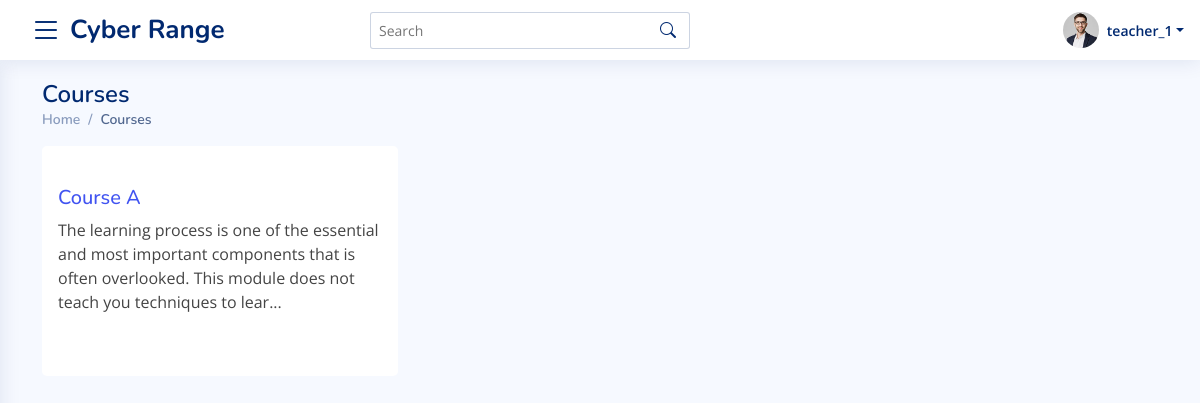
The app's page /instructor/courses (signed in), older data.
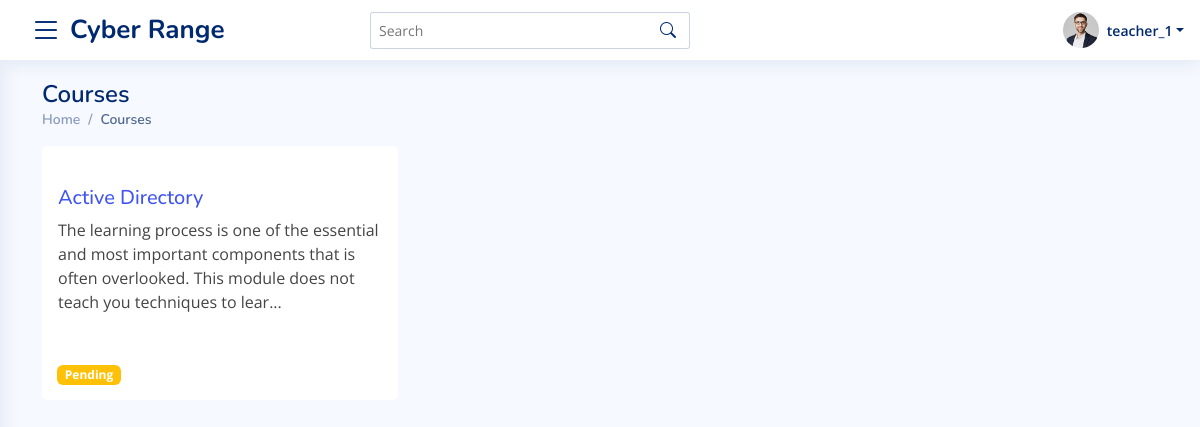
The same page, newer data.
### accounts/models.py (models this page shows, shortened)
class User(AbstractBaseUser):
    username = models.CharField(
        verbose_name="Username",
        max_length=255,
        default="",
        blank=True,
        unique=False,
    )
    email = models.EmailField(
        verbose_name='email address',
        max_length=255,
        unique=True,
    )
    is_active = models.BooleanField(default=True, help_text="User is verified and have access to the website. Admin can also block a user by un-check this field")
    is_staff = models.BooleanField(default=False , editable=False) # a admin user; non super-user
    is_superuser = models.BooleanField(default=False, help_text="Superuser of the whole website.") # a superuser
    is_student = models.BooleanField(default=False)
    is_instructor = models.BooleanField(default=False)
    is_admin = models.BooleanField(default=False)
    groups = models.ManyToManyField(
        Group,
        verbose_name=_('groups'),
        blank=True,
        help_text=_(
            'The groups this user belongs to. A user will get all permissions '
            'granted to each of their groups.'
        ),
        related_name="user_groups_set",
        related_query_name="user",
    )
    permissions = models.ManyToManyField(
        Permission,
        verbose_name=_('user permissions'),
        blank=True,
        help_text=_('Specific permissions for this user.'),
        related_name="user_permissions_set",
        related_query_name="user",
    )
    date_joined = models.DateTimeField(_('Date Joined'), blank=True, null=True, auto_now_add=True)
    updated= models.DateTimeField( verbose_name= _('Last Updated Timestamp') , auto_now= True)
    USERNAME_FIELD = 'email'
    REQUIRED_FIELDS = [] # Email & Password are required by default.
    objects = UserManager()

### master_app/models.py (models this page shows, shortened)
class Course(models.Model):
    instructor = models.ForeignKey(User, on_delete=models.CASCADE)
    name = models.CharField(max_length=100)
    start_time = models.DateTimeField(auto_now_add=False, default=timezone.now)
    end_time = models.DateTimeField(auto_now_add=False, default=timezone.now)
    created_timestamp = models.DateTimeField( auto_now_add=True )
    description = RichTextField()
    is_approved = models.CharField(max_length=10, choices=APPROVED_CHOICES, default="Pending")

### master_app/views.py (the view)
# urls.py: path("instructor/courses", views.CoursesList, name="courses-all-url"),
@login_required
@teacher_required
def CoursesList(request):
    template_name = 'master_app/instructor/courses_list.html'
    all_courses = Course.objects.filter(instructor = request.user)
    context = {
        "all_courses" : all_courses
    }
    return render(request, template_name, context)

### master_app/templates/master_app/instructor/courses_list.html (shortened to what this page needs)
{%  extends 'base.html' %}
{% load static %}
{% block content %}
<main id="main" class="main">
  <section class="section dashboard">
  <div class="container">
      <div class="pagetitle">
          <h1>Courses</h1>
          <nav>
            <ol class="breadcrumb">
              <li class="breadcrumb-item"><a href="#!">Home</a></li>
              <li class="breadcrumb-item active">Courses</li>
            </ol>
          </nav>
        </div>
        <div class="row">
          {% for course in all_courses %}
          <div class="col-12 col-md-4 col-lg-4">
            <div class="card shadow-none bg-transparent ">
                <div class="card-header p-0 border-0 ">
                </div>
                <div class="card-body p-3 bg-white">
                    <h5><a href="{% url 'instructor-courses-details-url' %}">{{ course.name }}</a></h5>
                    <p>
                        The learning process is one of the essential and most important components that is often overlooked. This module does not teach you techniques to lear...
                    </p>
                </div>
                <div class="card-footer border-0">
                  {% if course.is_approved == "Pending" %}
                    <span class="badge bg-warning">Pending</span>
                  {% elif course.is_approved == "Approved" %}
                    <span class="badge bg-success">Approved</span>
                  {% elif course.is_approved == "Rejected"  %}
                    <span class="badge bg-danger">Rejected</span>
                  {% endif %}
                </div>
            </div>
    </div>
          {% endfor %}
        </div>
{% endblock %}

### master_app/templates/master_app/base.html (shortened to what this page needs)
<!doctype html>
<html lang="en">
<head>
    {% include 'style.html' %}
</head>
<body class="toggle-sidebar">
    {% block header %}
        {% include 'header.html' %}
    {% endblock header %}
    {% block content %}
    {% endblock content %}
</body>
</html>

### master_app/templates/master_app/style.html (shortened to what this page needs)
{% load static %}
  <link href="{% static 'assets/vendor/bootstrap/css/bootstrap.min.css' %}" rel="stylesheet">
  <link href="{% static 'assets/vendor/bootstrap-icons/bootstrap-icons.css' %}" rel="stylesheet">
  <link href="{% static 'assets/vendor/boxicons/css/boxicons.min.css' %}" rel="stylesheet">
  <link rel="stylesheet" href="{% static 'assets/vendor/fontawesome/all.min.css' %}" />
  <link href="{% static 'assets/vendor/simple-datatables/style.css' %}" rel="stylesheet">
<link href="{% static 'assets/css/style.css' %}" rel="stylesheet">
<link rel="stylesheet" href="{% static 'assets/vendor/ripple/ripple.min.css' %}" />
<link rel="stylesheet" href="{% static 'assets/vendor/notification/noty.css' %}" />

### master_app/templates/master_app/header.html (shortened to what this page needs)
{% load static %}
<header   class="header fixed-top d-flex align-items-center sticky-top">
  <div class="d-flex align-items-center justify-content-between">
    <i class="bi bi-list toggle-sidebar-btn"></i>
    <a href="{% url 'master_index' %}" class="logo d-flex align-items-center ms-2">
      <span class="d-none d-lg-block">Cyber Range</span>
    </a>
  </div>
  <div class="search-bar">
    <form class="search-form d-flex align-items-center" method="POST" action="#">
      <input type="text" name="query" placeholder="Search" title="Enter search keyword">
      <button type="submit" title="Search"><i class="bi bi-search"></i></button>
    </form>
  </div>
  <nav class="header-nav ms-auto">
    <ul class="d-flex align-items-center">
      {% if request.user.is_authenticated %}
      <li class="nav-item dropdown pe-3">
        <a class="nav-link nav-profile d-flex align-items-center pe-0" href="#" data-bs-toggle="dropdown">
          <img src="{% static 'assets/img/profile-img.jpg' %}" alt="Profile" class="rounded-circle">
          <span class="d-none d-md-block dropdown-toggle ps-2">{{ request.user.username }}</span>
        </a>
      </li>
      {% endif %}
    </ul>
  </nav>
</header>

### master_app/templates/master_app/script.html (shortened to what this page needs)
{% load static %}

### master_app/static/assets/css/style.css (style rules this page uses)
:root { scroll-behavior: smooth; }
body { font-family: "Open Sans", sans-serif; background: #f6f9ff; color: #444444; }
a { color: #4154f1; text-decoration: none; }
h1, h2, h3, h4, h5, h6 { font-family: "Nunito", sans-serif; }
#main { margin-top: 60px; padding: 20px 30px; transition: all 0.3s; }
.pagetitle { margin-bottom: 10px; }
.pagetitle h1 { font-size: 24px; margin-bottom: 0; font-weight: 600; color: #012970; }
.card { margin-bottom: 30px; border: none; border-radius: 5px; box-shadow: 0px 0 30px rgba(1, 41, 112, 0.1); }
.card-header, .card-footer { border-color: #ebeef4; background-color: #fff; color: #798eb3; padding: 15px; }
.card-body { padding: 0 20px 20px 20px; }
.breadcrumb { font-size: 14px; font-family: "Nunito", sans-serif; color: #899bbd; font-weight: 600; }
.breadcrumb a { color: #899bbd; transition: 0.3s; }
.breadcrumb .breadcrumb-item::before { color: #899bbd; }
.breadcrumb .active { color: #51678f; font-weight: 600; }
.logo { line-height: 1; }
@media (min-width: 1200px) { .logo { width: 280px; } }
.logo span { font-size: 26px; font-weight: 700; color: #012970; font-family: "Nunito", sans-serif; }
.header { transition: all 0.5s; z-index: 997; height: 60px; box-shadow: 0px 2px 20px rgba(1, 41, 112, 0.1); background-color: #fff; padding-left: 20px; }
.header .toggle-sidebar-btn { font-size: 32px; padding-left: 10px; cursor: pointer; color: #012970; }
.header .search-bar { min-width: 360px; padding: 0 20px; }
.header .search-form { width: 100%; }
.header .search-form input { border: 0; font-size: 14px; color: #012970; border: 1px solid rgba(1, 41, 112, 0.2); padding: 7px 38px 7px 8px; border-radius: 3px; transition: 0.3s; width: 100%; }
.header .search-form button { border: 0; padding: 0; margin-left: -30px; background: none; }
.header .search-form button i { color: #012970; }
.header-nav ul { list-style: none; }
.header-nav>ul { margin: 0; padding: 0; }
.header-nav .nav-profile { color: #012970; }
.header-nav .nav-profile img { max-height: 36px; }
.header-nav .nav-profile span { font-size: 14px; font-weight: 600; }
@media (min-width: 1200px) { #main, #footer { margin-left: 300px; } }
@media (min-width: 1200px) { .toggle-sidebar #main, .toggle-sidebar #footer { margin-left: 0; } }

### master_app/templates/master_app/base.html (style rules this page uses)
#main { margin-top: 0; }

Row changes from the older to the newer data that the page shows:
removed Course: name "Course A"
added Course: name "Active Directory", is_approved "Pending"
